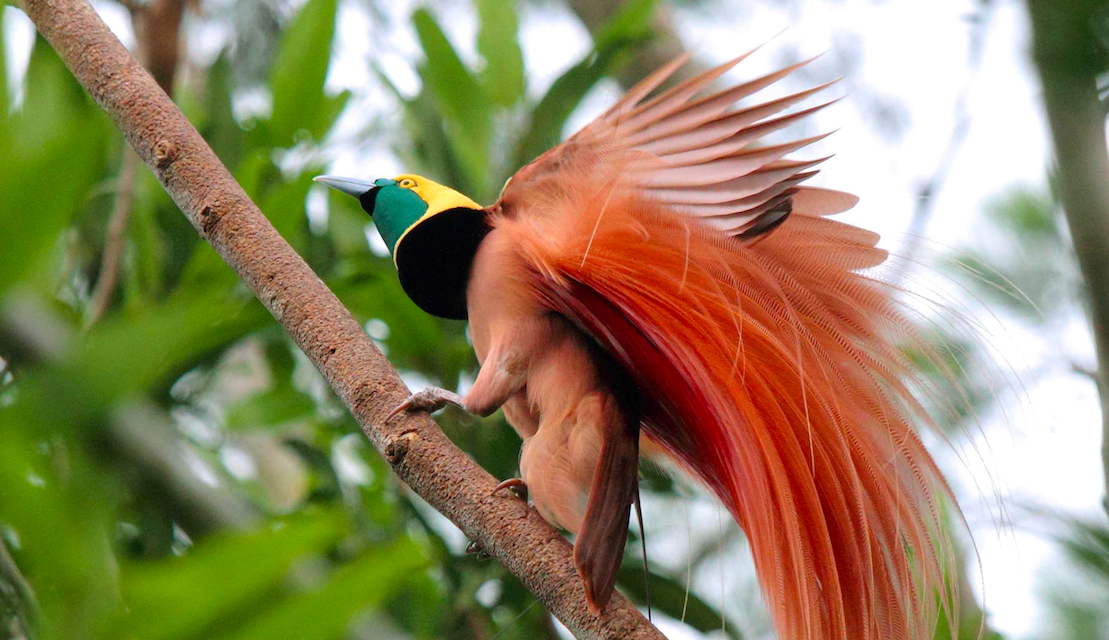
#> input picture ML-Maths/svd/bird.png, 1109 x 640 px
$ python img_cmprssr.py   (older library calls are emulated)
#> lines starting #> are read from the running program, lines starting #| are printed output that depends on the picture
import numpy as np
import matplotlib.pyplot as plt
import matplotlib.image as mpimg

def rgb2grey(rgb):
    return np.dot(rgb[...,:3], [0.299, 0.587, 0.144])

img = mpimg.imread('bird.png')
#> img is the input picture: shape (640, 1109, 4) float32; mean R, G, B, A 0.577, 0.528, 0.388, 1
#plt.imshow(img)
#plt.show()
# convert to rbg
img_gray = rgb2grey(img)
#> in rgb2grey, `return np.dot(rgb[...,:3], [0.299, 0.587, 0.144])`:
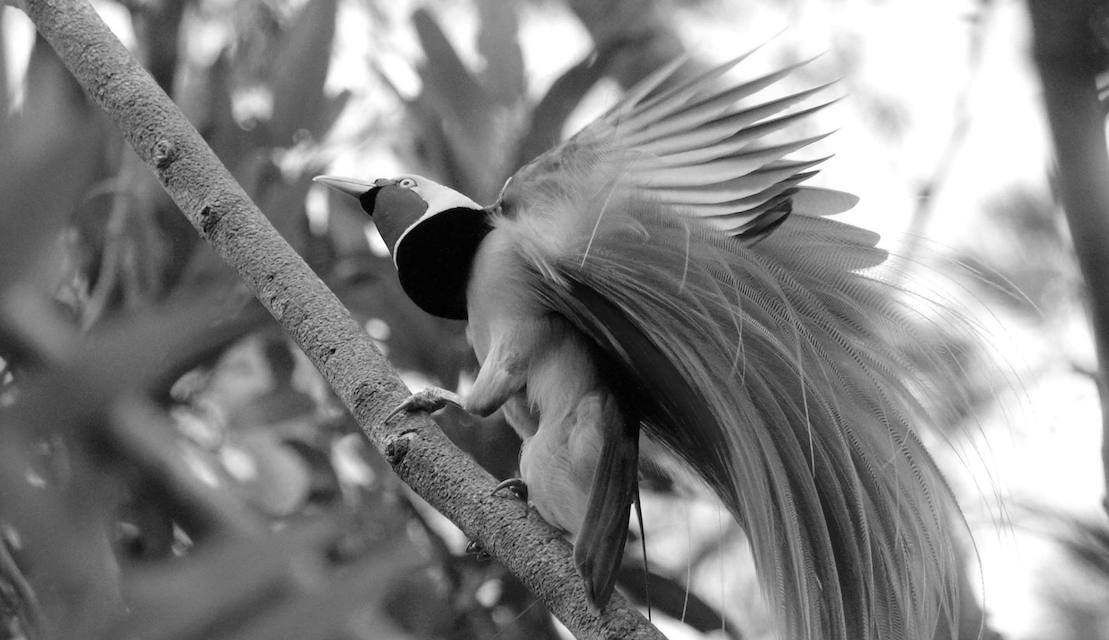
#> returned value: shape (640, 1109) float64; min 0, max 1.03, mean 0.538; drawn with min black and max white
#plt.imshow(img_gray, cmap=plt.get_cmap('gray'))
#plt.show()

# Next we use truncated SVD so we can target different ranks
U, S, V = np.linalg.svd(img_gray, full_matrices=False)
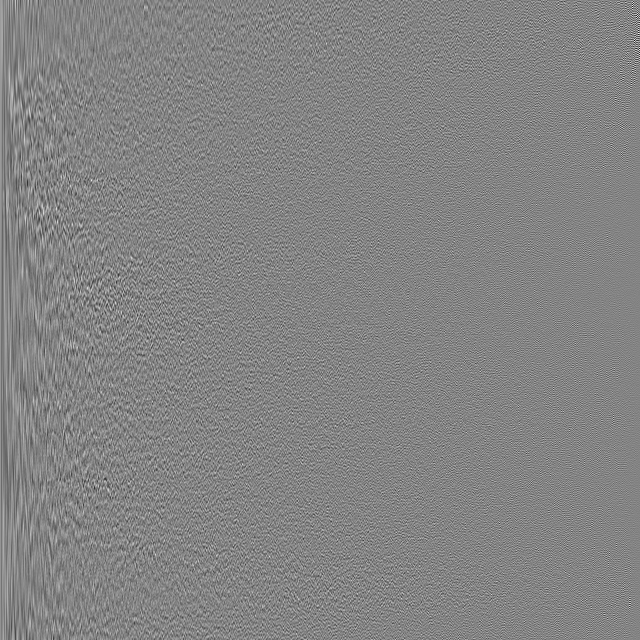
#> U: shape (640, 640) float64; min -0.284, max 0.265, mean 5.57e-05; drawn with min black and max white
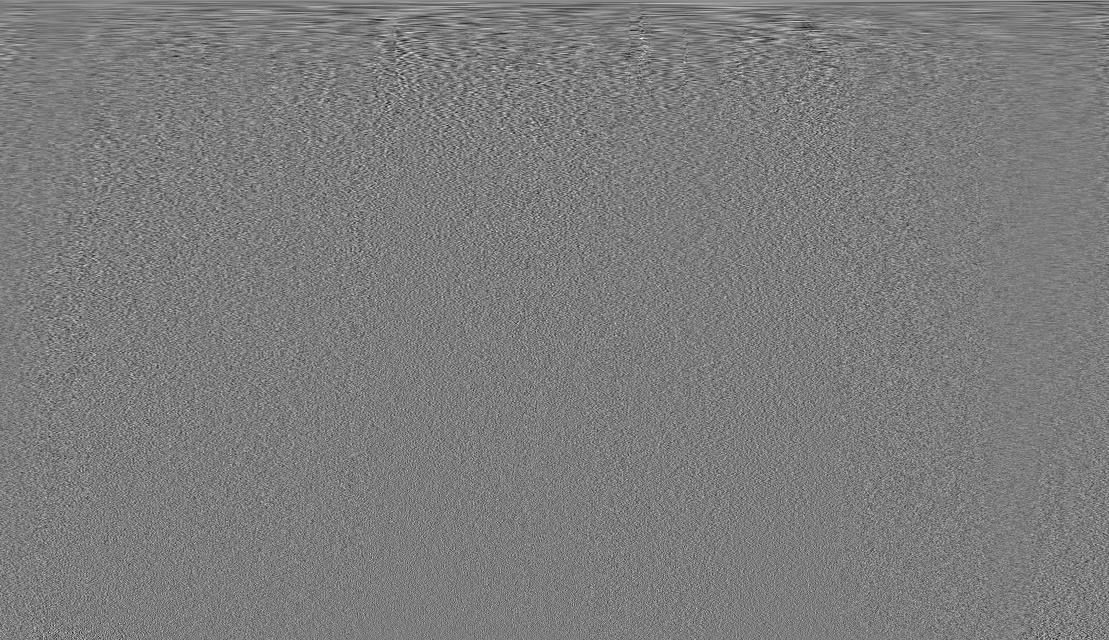
#> V: shape (640, 1109) float64; min -0.192, max 0.2, mean 4.63e-05; drawn with min black and max white
#> S = 640 values, max 478.2 at index 0, min 0.0367 at index 639, mean 2.72
print(U.shape, S.shape, V.shape)
#| (640, 640) (640,) (640, 1109)
print(U[:,1:20].shape)
#| (640, 19)
# Test some different ranks
for r in [40, 80, 10]:
    # [4 lines of commented-out code are left out]
    A_reconstructed = U @ np.diag(S) @ V
